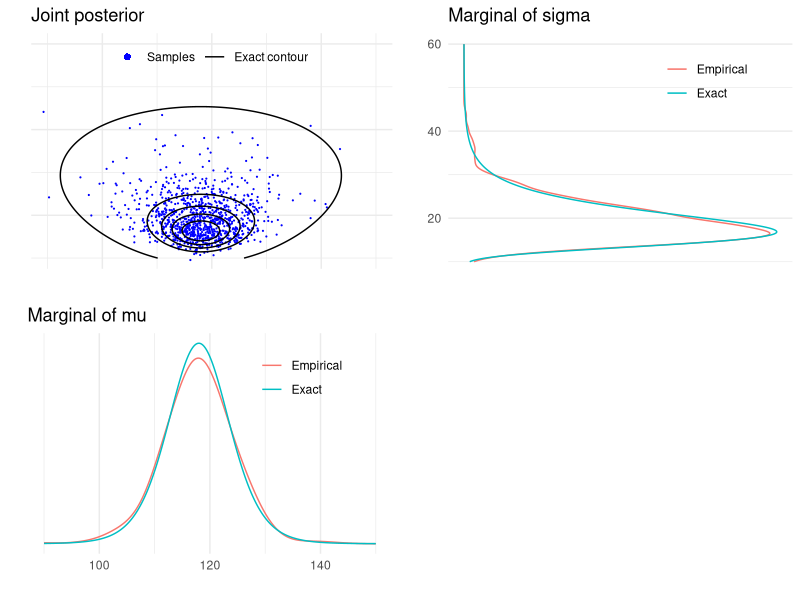
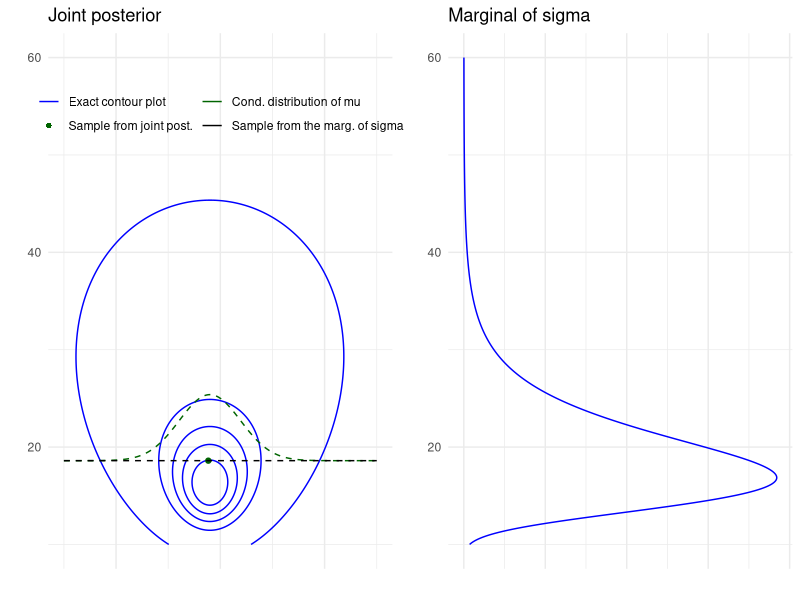
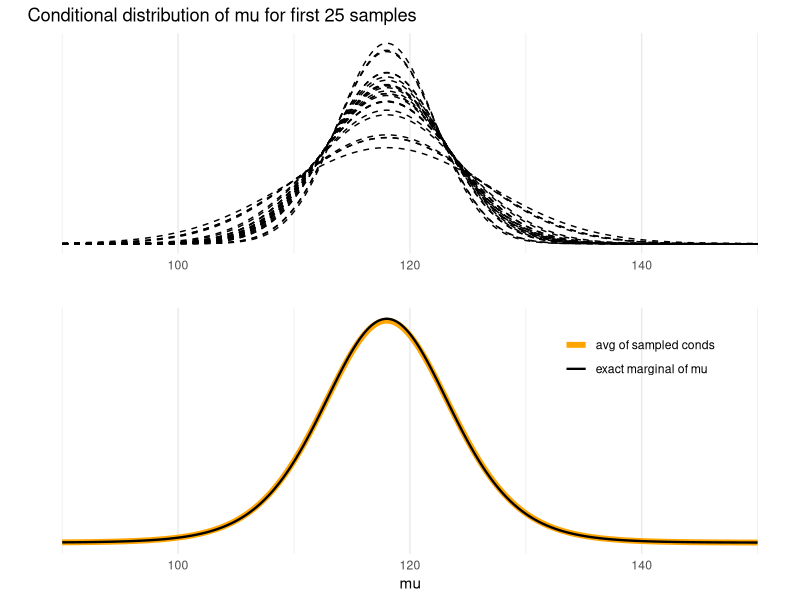
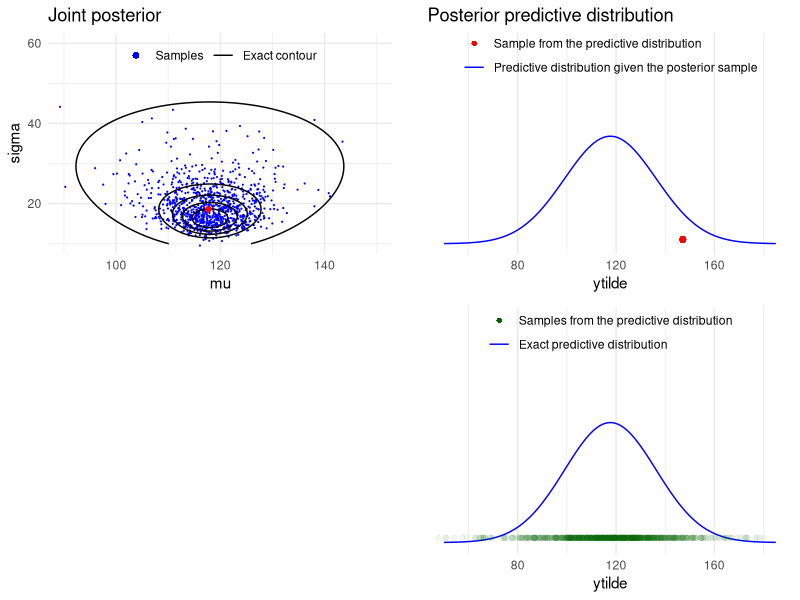

Write R code to recreate these figures, in order.
#' ---
#' title: "Bayesian data analysis demos 3.1, 3.2, 3.3, 3.4"
#' author: "Aki Vehtari, Markus Paasiniemi"
#' date: "`r format(Sys.Date())`"
#' output:
#'   html_document:
#'     theme: readable
#'     code_download: true
#' ---

#' ## Normal model with unknown mean and variance (BDA3 section 3.2 on p. 64).
#' 
#' Multivariate joint distribution, conditional distribution, marginal
#' distribution, marginalization and posterior predictive distribution
#' 

#' ggplot2, grid, and gridExtra are used for plotting, tidyr for manipulating data frames
#+ setup, message=FALSE, error=FALSE, warning=FALSE
library(ggplot2)
theme_set(theme_minimal())
library(grid)
library(gridExtra)
library(tidyr)

#' #### Generic part common for Demos 3.1-3.4

#' Data
y <- c(93, 112, 122, 135, 122, 150, 118, 90, 124, 114)
#' Sufficient statistics
n <- length(y)
s2 <- var(y)
my <- mean(y)

#' Factorize the joint posterior p(mu,sigma2|y) to p(sigma2|y)p(mu|sigma2,y)
#' Sample from the joint posterior using this factorization
# helper functions to sample from and evaluate
# scaled inverse chi-squared distribution
rsinvchisq <- function(n, nu, s2, ...) nu*s2 / rchisq(n , nu, ...)
dsinvchisq <- function(x, nu, s2){
  exp(log(nu/2)*nu/2 - lgamma(nu/2) + log(s2)/2*nu - log(x)*(nu/2+1) - (nu*s2/2)/x)
}

#' Sample 1000 random numbers from p(sigma2|y)
ns <- 1000
sigma2  <- rsinvchisq(ns, n-1, s2)

#' Sample from p(mu|sigma2,y)
mu <- my + sqrt(sigma2/n)*rnorm(length(sigma2))

#' Create a variable sigma and
#' sample from predictive distribution p(ynew|y) for each draw of (mu, sigma)
sigma <- sqrt(sigma2)
ynew <- rnorm(ns, mu, sigma)

#' For mu, sigma and ynew compute the density in a grid
#' ranges for the grids
t1l <- c(90, 150)
t2l <- c(10, 60)
nl <- c(50, 185)
t1 <- seq(t1l[1], t1l[2], length.out = ns)
t2 <- seq(t2l[1], t2l[2], length.out = ns)
xynew <- seq(nl[1], nl[2], length.out = ns)

#' Compute the exact marginal density of mu
# multiplication by 1./sqrt(s2/n) is due to the transformation of
# variable z=(x-mean(y))/sqrt(s2/n), see BDA3 p. 21
pm <- dt((t1-my) / sqrt(s2/n), n-1) / sqrt(s2/n)

#' Estimate the marginal density using samples
#' and ad hoc Gaussian kernel approximation
pmk <- density(mu, adjust = 2, n = ns, from = t1l[1], to = t1l[2])$y

#' Compute the exact marginal density of sigma
# the multiplication by 2*t2 is due to the transformation of
# variable z=t2^2, see BDA3 p. 21
ps <- dsinvchisq(t2^2, n-1, s2) * 2*t2

#' Estimate the marginal density using samples
#' and ad hoc Gaussian kernel approximation
psk <- density(sigma, n = ns, from = t2l[1], to = t2l[2])$y

#' Compute the exact predictive density
# multiplication by 1./sqrt(s2/n) is due to the transformation of variable
# see BDA3 p. 21
p_new <- dt((xynew-my) / sqrt(s2*(1+1/n)), n-1) / sqrt(s2*(1+1/n))

#' Evaluate the joint density in a grid.
#' Note that the following is not normalized, but for plotting
#' contours it does not matter.
# Combine grid points into another data frame
# with all pairwise combinations
dfj <- data.frame(t1 = rep(t1, each = length(t2)),
                  t2 = rep(t2, length(t1)))
dfj$z <- dsinvchisq(dfj$t2^2, n-1, s2) * 2*dfj$t2 * dnorm(dfj$t1, my, dfj$t2/sqrt(n))
# breaks for plotting the contours
cl <- seq(1e-5, max(dfj$z), length.out = 6)

#' ### Demo 3.1 Visualise the joint and marginal densities
#' Visualise the joint density and marginal densities of the posterior
#' of normal distribution with unknown mean and variance.
#' 
#' Create a plot of the marginal density of mu
dfm <- data.frame(t1, Exact = pm, Empirical = pmk) %>%
   pivot_longer(cols = !t1, names_to="grp", values_to="p")
margmu <- ggplot(dfm) +
  geom_line(aes(t1, p, color = grp)) +
  coord_cartesian(xlim = t1l) +
  labs(title = 'Marginal of mu', x = '', y = '') +
  scale_y_continuous(breaks = NULL) +
  theme(legend.background = element_blank(),
        legend.position = c(0.75, 0.8),
        legend.title = element_blank())

#' Create a plot of the marginal density of sigma
dfs <- data.frame(t2, Exact = ps, Empirical = psk) %>% 
   pivot_longer(cols = !t2, names_to="grp", values_to="p")
margsig <- ggplot(dfs) +
  geom_line(aes(t2, p, color = grp)) +
  coord_cartesian(xlim = t2l) +
  coord_flip() +
  labs(title = 'Marginal of sigma', x = '', y = '') +
  scale_y_continuous(breaks = NULL) +
  theme(legend.background = element_blank(),
        legend.position = c(0.75, 0.8),
        legend.title = element_blank())

#' Create a plot of the joint density
joint1labs <- c('Samples','Exact contour')
joint1 <- ggplot() +
  geom_point(data = data.frame(mu,sigma), aes(mu, sigma, col = '1'), size = 0.1) +
  geom_contour(data = dfj, aes(t1, t2, z = z, col = '2'), breaks = cl) +
  coord_cartesian(xlim = t1l,ylim = t2l) +
  labs(title = 'Joint posterior', x = '', y = '') +
  scale_y_continuous(labels = NULL) +
  scale_x_continuous(labels = NULL) +
  scale_color_manual(values=c('blue', 'black'), labels = joint1labs) +
  guides(color = guide_legend(nrow  = 1, override.aes = list(
    shape = c(16, NA), linetype = c(0, 1), size = c(2, 1)))) +
  theme(legend.background = element_blank(),
        legend.position = c(0.5, 0.9),
        legend.title = element_blank())

#' Combine the plots
#+ blank, fig.show='hide'
# blank plot for combining the plots
bp <- grid.rect(gp = gpar(col = 'white'))
#+ combined
grid.arrange(joint1, margsig, margmu, bp, nrow = 2)

#' ### Demo 3.2 Visualise factored distribution
#' Visualise factored sampling and the corresponding
#' marginal and conditional densities.
#' 

#' Create another plot of the joint posterior
# data frame for the conditional of mu and marginal of sigma
dfc <- data.frame(mu = t1, marg = rep(sigma[1], length(t1)),
                  cond = sigma[1] + dnorm(t1 ,my, sqrt(sigma2[1]/n)) * 100) %>%
  pivot_longer(cols = c(marg,cond), names_to="grp", values_to="p")
# legend labels for the following plot
joint2labs <- c('Exact contour plot', 'Sample from joint post.',
               'Cond. distribution of mu', 'Sample from the marg. of sigma')
joint2 <- ggplot() +
  geom_contour(data = dfj, aes(t1, t2, z = z, col = '1'), breaks = cl) +
  geom_point(data = data.frame(m = mu[1], s = sigma[1]), aes(m , s, color = '2')) +
  geom_line(data = dfc, aes(mu, p, color = grp), linetype = 'dashed') +
  coord_cartesian(xlim = t1l,ylim = t2l) +
  labs(title = 'Joint posterior', x = '', y = '') +
  scale_x_continuous(labels = NULL) +
  scale_color_manual(values=c('blue', 'darkgreen','darkgreen','black'), labels = joint2labs) +
  guides(color = guide_legend(nrow  = 2, override.aes = list(
    shape = c(NA, 16, NA, NA), linetype = c(1, 0, 1, 1)))) +
  theme(legend.background = element_blank(),
        legend.position = c(0.5, 0.85),
        legend.title = element_blank())

#' Create another plot of the marginal density of sigma
margsig2 <- ggplot(data = data.frame(t2, ps)) +
  geom_line(aes(t2, ps), color = 'blue') +
  coord_cartesian(xlim = t2l) +
  coord_flip() +
  labs(title = 'Marginal of sigma', x = '', y = '') +
  scale_y_continuous(labels = NULL)

#' Combine the plots
grid.arrange(joint2, margsig2, ncol = 2)

#' ### Demo 3.3 Visualise the marginal distribution of mu
#' Visualise the marginal distribution of mu as a mixture of normals.
#' 

#' Calculate conditional pdfs for each sample
condpdfs <- sapply(t1, function(x) dnorm(x, my, sqrt(sigma2/n)))

#' Create a plot of some of them
# data frame of 25 first samples
dfm25 <- data.frame(t1, t(condpdfs[1:25,])) %>%
  pivot_longer(cols = !t1, names_to="grp", values_to="p")
condmu <- ggplot(data = dfm25) +
  geom_line(aes(t1, p, group = grp), linetype = 'dashed') +
  labs(title = 'Conditional distribution of mu for first 25 samples', y = '', x = '') +
  scale_y_continuous(breaks = NULL)

#' create a plot of their mean
dfsam <- data.frame(t1, colMeans(condpdfs), pm) %>%
  pivot_longer(cols = !t1, names_to="grp", values_to="p")
# labels
mulabs <- c('avg of sampled conds', 'exact marginal of mu')
meanmu <- ggplot(data = dfsam) +
  geom_line(aes(t1, p, size = grp, color = grp)) +
  labs(y = '', x = 'mu') +
  scale_y_continuous(breaks = NULL) +
  scale_size_manual(values = c(2, 0.8), labels = mulabs) +
  scale_color_manual(values = c('orange', 'black'), labels = mulabs) +
  theme(legend.position = c(0.8, 0.8),
        legend.background = element_blank(),
        legend.title = element_blank())

#' Combine the plots
grid.arrange(condmu, meanmu, ncol = 1)

#' ### Demo 3.4 Visualise posterior predictive distribution.
#' Visualise sampling from the posterior predictive distribution.

#' Calculate each predictive pdf with given mu and sigma
ynewdists <- sapply(xynew, function(x) dnorm(x, mu, sigma))

#' Create plot of the joint posterior with a draw
#' from the posterior predictive distribution, highlight the first sample
#' create a plot of the joint density
# data frame of dirst draw from sample the predictive along with the exact value for plotting
dfp <- data.frame(xynew, draw = ynewdists[1,], exact = p_new)
# data frame for plotting the samples
dfy <- data.frame(ynew, p = 0.02*max(ynewdists))
# legend labels
pred1labs <- c('Sample from the predictive distribution', 'Predictive distribution given the posterior sample')
pred2labs <- c('Samples from the predictive distribution', 'Exact predictive distribution')
joint3labs <- c('Samples', 'Exact contour')
joint3 <- ggplot() +
  geom_point(data = data.frame(mu, sigma), aes(mu, sigma, col = '1'), size = 0.1) +
  geom_contour(data = dfj, aes(t1, t2, z = z, col = '2'), breaks = cl) +
  geom_point(data = data.frame(x = mu[1], y = sigma[1]), aes(x, y), color = 'red') +
  coord_cartesian(xlim = t1l,ylim = t2l) +
  labs(title = 'Joint posterior', x = 'mu', y = 'sigma') +
  scale_color_manual(values=c('blue', 'black'), labels = joint3labs) +
  guides(color = guide_legend(nrow  = 1, override.aes = list(
    shape = c(16, NA), linetype = c(0, 1), size = c(2, 1)))) +
  theme(legend.background = element_blank(),
        legend.position=c(0.5 ,0.9),
        legend.title = element_blank())

#' Create a plot of the predicitive distribution and the respective sample
pred1 <- ggplot() +
  geom_line(data = dfp, aes(xynew, draw, color = '2')) +
  geom_point(data = dfy, aes(ynew[1], p, color = '1')) +
  coord_cartesian(xlim = nl, ylim = c(0,0.04)) +
  labs(title = 'Posterior predictive distribution', x = 'ytilde', y = '') +
  scale_y_continuous(breaks = NULL) +
  scale_color_manual(values = c('red', 'blue'), labels = pred1labs) +
  guides(color = guide_legend(nrow = 2, override.aes = list(
    linetype = c(0, 1), shape=c(16, NA), labels = pred1labs))) +
  theme(legend.background = element_blank(),
        legend.position = c(0.5 ,0.9),
        legend.title = element_blank())

#' Create a plot for all ynews
pred2 <- ggplot() +
  geom_line(data = dfp, aes(xynew, draw, color = '2')) +
  geom_point(data = dfy, aes(ynew, p, color = '1'), alpha = 0.05) +
  coord_cartesian(xlim = nl, ylim = c(0,0.04)) +
  labs(x = 'ytilde', y = '') +
  scale_y_continuous(breaks=NULL) +
  scale_color_manual(values=c('darkgreen','blue'),labels=pred2labs) +
  guides(color = guide_legend(nrow = 2, override.aes=list(
    linetype = c(0, 1), shape = c(16, NA), alpha = c(1, 1) ,labels = pred2labs))) +
  theme(legend.background = element_blank(),
        legend.position = c(0.5 ,0.9),
        legend.title = element_blank())

#' Combine the plots
grid.arrange(joint3, pred1, bp, pred2, nrow = 2)
